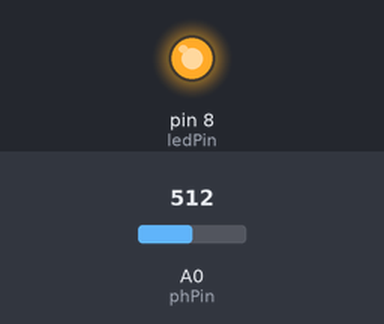
The sketch below on a simulated Arduino Uno, built with avr-gcc and run on an emulated ATmega328P. Shown: output pins drawn as LEDs (lit = HIGH). Inputs (shaded band) come from the test bench; at power-on: A0 (phPin) = 512.

Above: at 1.2 s.
1.3 s: A0 (phPin) set to 213
2.8 s: A0 (phPin) set to 184
At 4.0 s:
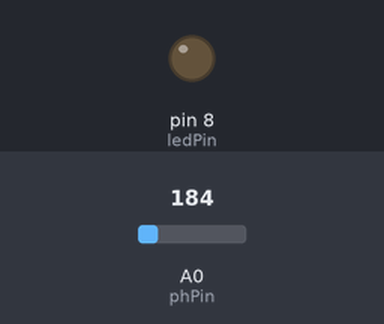
4.3 s: A0 (phPin) set to 210
At 5.4 s:
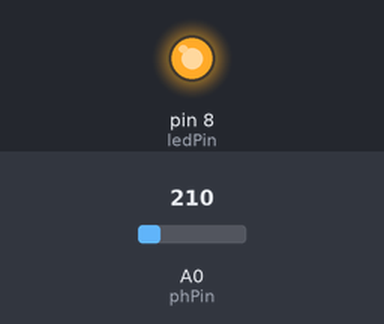
5.8 s: A0 (phPin) set to 190
At 6.5 s:
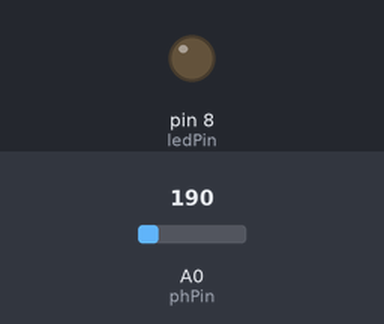
Timing chart, 0 to 8.3 s (numbered marks = the images above; inputs shaded):
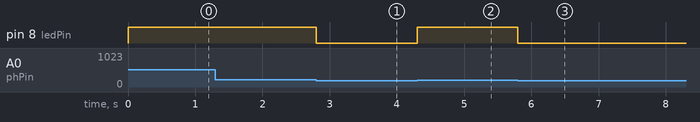

The sketch:

Photoresistor.ino
```cpp
int phPin =0;
int ledPin =8;

void setup() {
 analogReference(DEFAULT);
 pinMode(ledPin,OUTPUT);


}

void loop() {
  int ph = analogRead(phPin);
  if (ph < 200) digitalWrite(ledPin, LOW);
  else digitalWrite(ledPin, HIGH);
}
```

Measured:
- the behaviour switches between 200 and 199 on A0 (phPin) (found by bisection; images 0 and 1)
- after the input at 1.3 s, every drawn part: stays the same
- after the input at 2.8 s, pin 8 (ledPin): HIGH → LOW at once
- after the input at 4.3 s, pin 8 (ledPin): LOW → HIGH at once
- after the input at 5.8 s, pin 8 (ledPin): HIGH → LOW at once
